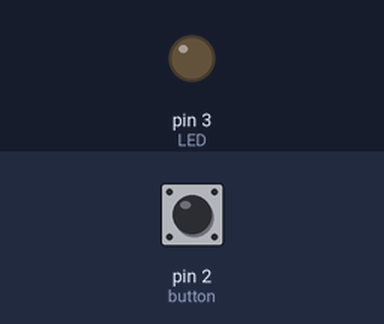
Recording of a sketch running on a simulated Arduino Uno, built with avr-gcc and run on an emulated ATmega328P. Parts: output pins drawn as LEDs (lit = HIGH). Inputs (shaded band) come from the test bench; at power-on: pin 2 (button) LOW.

Above: at 1.2 s.
1.3 s: pin 2 (button) pulled HIGH for 0.15 s
At 1.7 s:
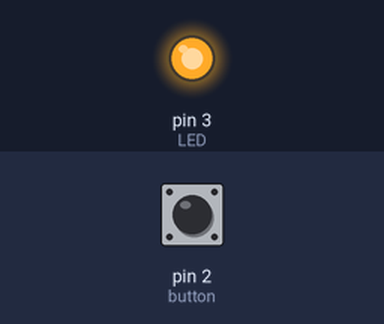
2.9 s: pin 2 (button) pulled HIGH for 1 s
At 4.1 s:
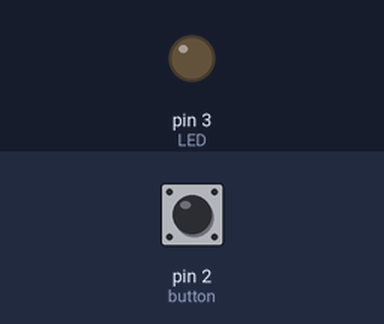
5.4 s: pin 2 (button) pulled HIGH for 3.2 s
At 6.0 s:
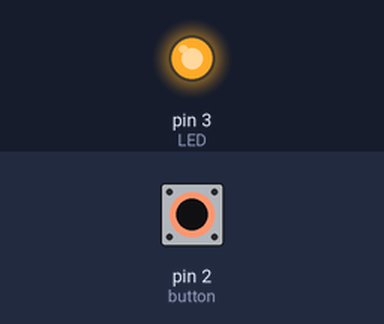
Timing chart, 0 to 8.4 s (numbered marks = the images above; inputs shaded):
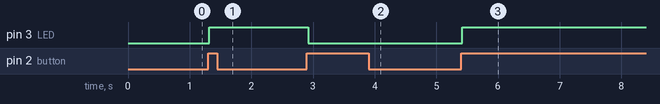

The sketch:

code.ino
```cpp
//公众号：覃原
//实验二：按键控制LED

#define LED 3 //控制LED灯引脚定义为 IO口2
#define button 2 //按键引脚定义为 IO口3

int value = 0 ; //变量value用于存储读取的IO口信息
bool but = false; //设置布尔变量：true/false

//初始化设置以及按键复位
void setup() {
  // put your setup code here, to run once:
  pinMode(LED,OUTPUT); //LED引脚为输出
  pinMode(button,INPUT);  //button引脚为输入
  digitalWrite(LED,LOW);  //初始化置LED为低电平
  digitalWrite(button,LOW); //初始化置button为低电平
}

//主函数
void loop() {
  // put your main code here, to run repeatedly:
  value = digitalRead(button); //读取按键IO口电平并赋值给变量value
  if(value==HIGH) //检测按键是否按下
  {
    delay(20); //延时20ms,按键消抖
    value = digitalRead(button); //读取按键IO口电平并赋值给变量value
    if(value==HIGH)
    {
      but=!but;  //将布尔变量取反：false->ture 或者 true->false
      if(but==true)  //当but为true时点亮LED
      {
        digitalWrite(LED,HIGH);  //点亮LED灯
      }
      else  //当but为false时熄灭LED灯
      {
        digitalWrite(LED,LOW);  //点亮LED灯
      }
      while(digitalRead(button)==HIGH); //松手检测
    }
  }
}
```

Measured:
- after the input at 1.3 s, pin 3 (LED): LOW → HIGH at once
- after the input at 2.9 s, pin 3 (LED): HIGH → LOW at once
- after the input at 5.4 s, pin 3 (LED): LOW → HIGH at once
